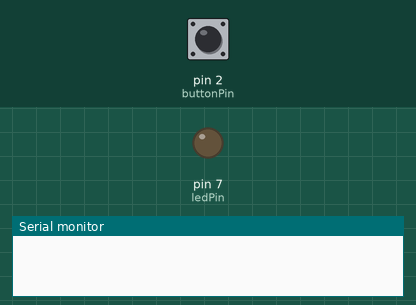
Recording of a sketch running on a simulated Arduino Uno, built with avr-gcc and run on an emulated ATmega328P. Shown: output pins drawn as LEDs (lit = HIGH), the last lines printed to the serial monitor. The test bench sets the inputs (shaded band); at power-on: pin 2 (buttonPin) LOW. The modem accepts every AT command (registered, SIM ready, sends succeed) and sends nothing else.

Above: at 1.2 s.
1.3 s: pin 2 (buttonPin) pulled HIGH for 0.15 s
At 2.2 s:
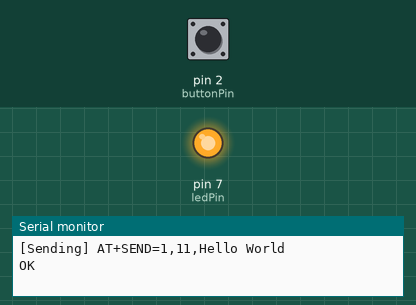
Timing chart, 0 to 4.3 s (numbered marks = the images above; inputs shaded):
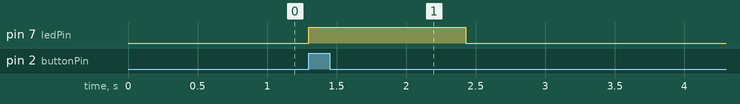

The sketch:

transmitter.ino
```cpp
#include <SoftwareSerial.h>

// 핀 정의
const int buttonPin = 2;
const int ledPin = 7;

// SoftwareSerial 핀 설정 (RX, TX)
SoftwareSerial loraSerial(0, 1); // Rylr998 연결용 (주의: 0,1은 기본 UART와 겹침)

// 버튼 상태 추적
bool lastButtonState = LOW;
bool currentButtonState = LOW;
bool messageSent = false;

void setup() {
  pinMode(buttonPin, INPUT);
  pinMode(ledPin, OUTPUT);

  Serial.begin(9600);
  loraSerial.begin(9600);

  digitalWrite(ledPin, LOW);
}

void loop() {
  currentButtonState = digitalRead(buttonPin);

  // 버튼이 눌렸고 이전에는 안 눌렸으며 아직 메시지를 전송하지 않은 경우
  if (currentButtonState == HIGH && lastButtonState == LOW && !messageSent) {
    digitalWrite(ledPin, HIGH);

    sendLoRaMessage("Hello World");

    messageSent = true;

    delay(1000);  // 메시지 전송 후 LED 1초 켜기
    digitalWrite(ledPin, LOW);
  }

  // 버튼을 떼면 다시 전송 가능하게 플래그 초기화
  if (currentButtonState == LOW && lastButtonState == HIGH) {
    messageSent = false;
  }

  lastButtonState = currentButtonState;
}

void sendLoRaMessage(String message) {
  String command = "AT+SEND=1," + String(message.length()) + "," + message;
  Serial.println("[Sending] " + command);
  loraSerial.println(command);

  // 응답 출력
  delay(100); // 응답 대기
  while (loraSerial.available()) {
    Serial.write(loraSerial.read());
  }
}
```

Measured:
- after the input at 1.3 s, pin 7 (ledPin): LOW → HIGH at once, → LOW 1.1 s later
